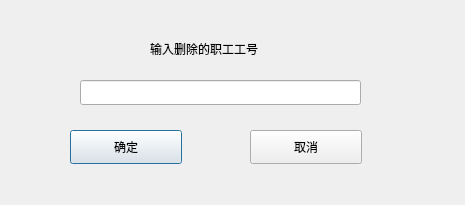
<?xml version="1.0" encoding="UTF-8"?>
<ui version="4.0">
 <class>DeleteDialog</class>
 <widget class="QDialog" name="DeleteDialog">
  <property name="geometry">
   <rect>
    <x>0</x>
    <y>0</y>
    <width>465</width>
    <height>205</height>
   </rect>
  </property>
  <property name="windowTitle">
   <string>Dialog</string>
  </property>
  <widget class="QLabel" name="label">
   <property name="geometry">
    <rect>
     <x>150</x>
     <y>40</y>
     <width>211</width>
     <height>18</height>
    </rect>
   </property>
   <property name="text">
    <string>输入删除的职工工号</string>
   </property>
  </widget>
  <widget class="QLineEdit" name="numberlineEdit">
   <property name="geometry">
    <rect>
     <x>80</x>
     <y>80</y>
     <width>281</width>
     <height>25</height>
    </rect>
   </property>
  </widget>
  <widget class="QPushButton" name="OK_pushButton">
   <property name="geometry">
    <rect>
     <x>70</x>
     <y>130</y>
     <width>112</width>
     <height>34</height>
    </rect>
   </property>
   <property name="text">
    <string>确定</string>
   </property>
  </widget>
  <widget class="QPushButton" name="pushButton_2">
   <property name="geometry">
    <rect>
     <x>250</x>
     <y>130</y>
     <width>112</width>
     <height>34</height>
    </rect>
   </property>
   <property name="text">
    <string>取消</string>
   </property>
  </widget>
 </widget>
 <resources/>
 <connections>
  <connection>
   <sender>OK_pushButton</sender>
   <signal>clicked()</signal>
   <receiver>DeleteDialog</receiver>
   <slot>accept()</slot>
   <hints>
    <hint type="sourcelabel">
     <x>112</x>
     <y>159</y>
    </hint>
    <hint type="destinationlabel">
     <x>51</x>
     <y>108</y>
    </hint>
   </hints>
  </connection>
  <connection>
   <sender>pushButton_2</sender>
   <signal>clicked()</signal>
   <receiver>DeleteDialog</receiver>
   <slot>reject()</slot>
   <hints>
    <hint type="sourcelabel">
     <x>318</x>
     <y>138</y>
    </hint>
    <hint type="destinationlabel">
     <x>414</x>
     <y>114</y>
    </hint>
   </hints>
  </connection>
 </connections>
</ui>
